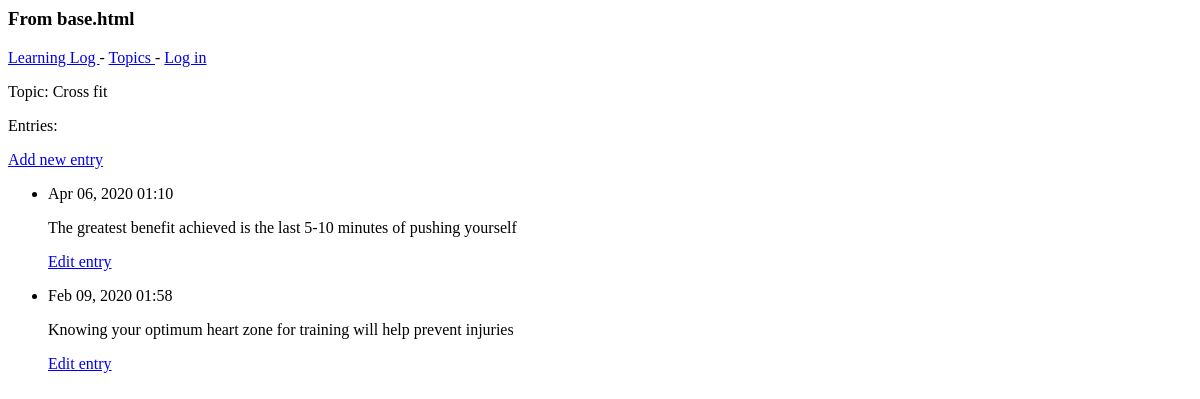
The page /topics/2/ on the database as committed earlier.
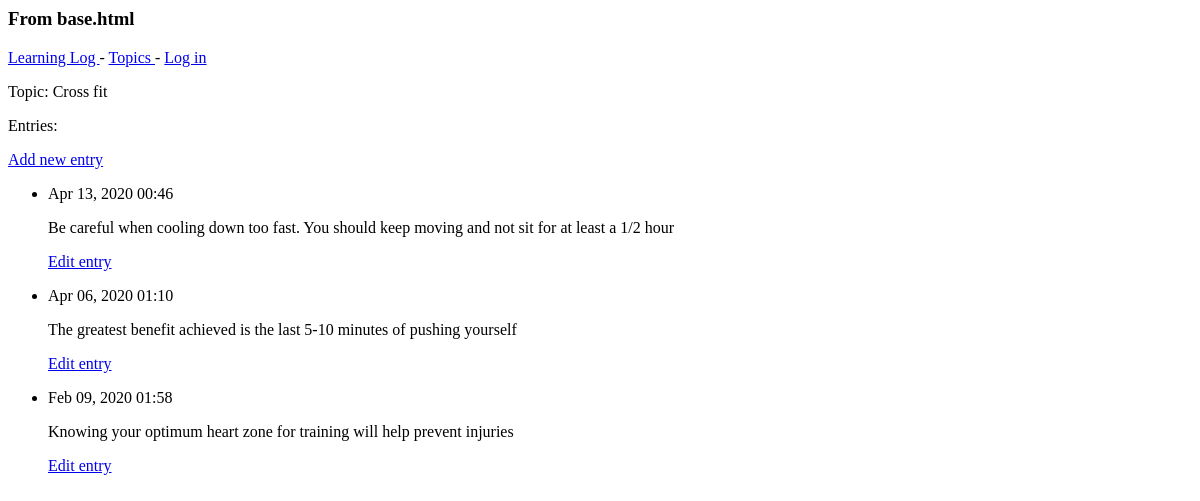
The same page on the database as committed later.
### learning_logs/models.py (models this page shows, shortened)
class Entry(models.Model): # inherit from Django's base Model class
    topic = models.ForeignKey(Topic,  on_delete=models.CASCADE)  # connects entry to a topic
    text = models.TextField()
    date_added = models.DateTimeField(auto_now_add=True)
    class Meta:
        verbose_name_plural = 'entries'

### learning_logs/views.py (the view)
# urls.py: path('topics/<int:topic_id>/', views.topic, name = 'topic'),
def topic(request, topic_id):
    topic = Topic.objects.get(id=topic_id)
    entries = topic.entry_set.order_by('-date_added')
    context = {'topic': topic, 'entries': entries}
    return render(request, 'learning_logs/topic.html', context)

### learning_logs/models.py (called while the page is built)
    def __str__(self):
        return self.text

### learning_logs/templates/learning_logs/topic.html
{% extends 'learning_logs/base.html' %}
{% block content %}
<p> Topic: {{topic}} </p>
<p> Entries: </p>
<p>
    <a href = "{% url 'learning_logs:new_entry' topic.id %}"> Add new entry </a>
</p>
<ul>
{% for entry in entries %}
    <li>
        <p>{{ entry.date_added|date:'M d, Y H:i' }}</p>
        <p>{{ entry.text|linebreaks }}</p>
        <p>
            <a href = "{% url 'learning_logs:edit_entry' entry.id %}"> Edit entry </a>
        </p>
    </li>
{% empty %}
    <li> There are no entries for this topic yet </li>
{% endfor %}
</ul>
{% endblock content %}

Rows that differ between the two databases and show on the page:
added Entry: date_added "Apr 13, 2020 00:46", text "Be careful when cooling down too fast. You should keep moving and not sit for at least a 1/2 hour"
